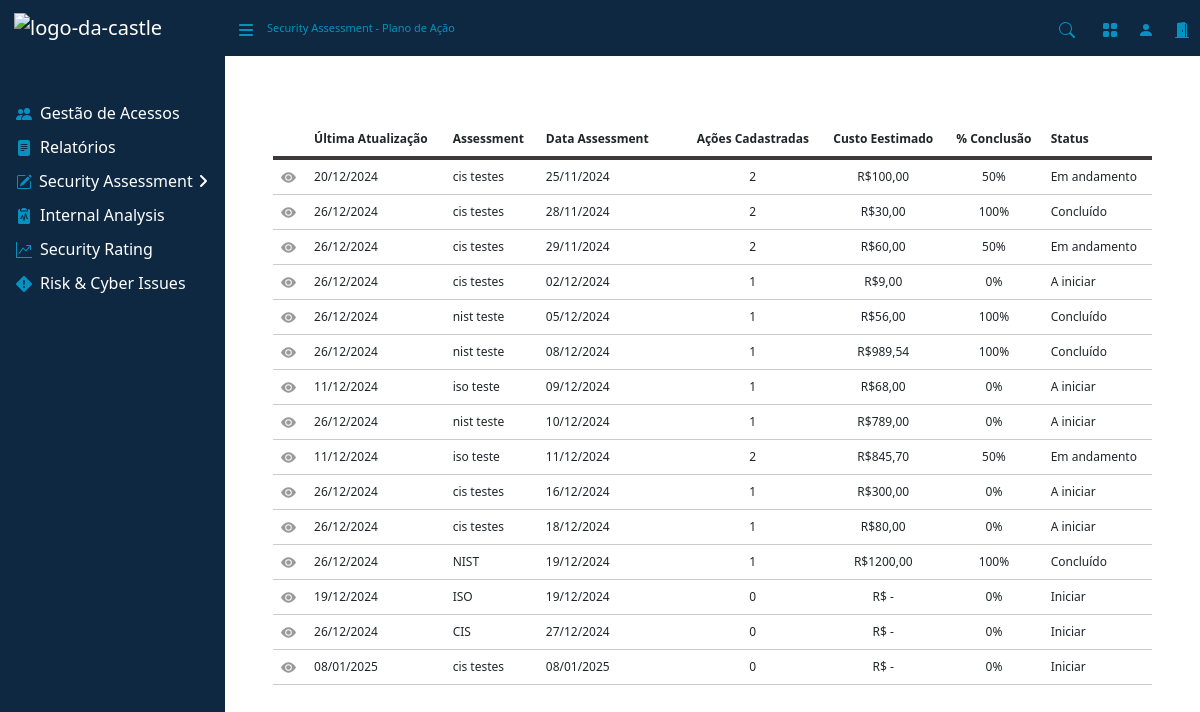
/planodeacao/, run on an earlier commit of the app's database.
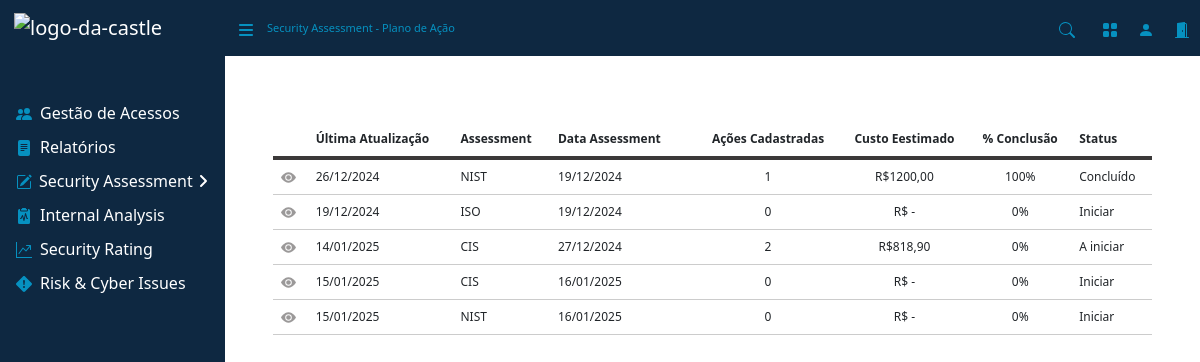
And on a later commit of the database.
### assessment/models.py (models this page shows, shortened)
class PlanoAcaoModel(models.Model):
    CONCLUIDO = 'Concluído'
    ANDAMENTO = 'Andamento'
    INICIAR = 'Iniciar'
    CRITERIO_CHOICES = [
        (CONCLUIDO, 'Concluído'),
        (ANDAMENTO, 'Andamento'),
        (INICIAR, 'Iniciar'),
    ]
    assessment = models.ForeignKey(AssessmentModel, on_delete=models.CASCADE, related_name='plano_acao_model')
    data_upload = models.DateField(auto_now_add=True)
    nome = models.CharField(max_length=255)
    data_assess = models.DateField()
    acoes_cad = models.IntegerField()
    custo_estimado = models.FloatField()
    conclusao = models.FloatField()
    status = models.CharField(max_length=20, choices=CRITERIO_CHOICES)

### assessment/views/plano_acao.py (the view)
# urls.py: path('planodeacao/', views.PlanodeAcao.as_view(), name='planodeacao'),
class PlanodeAcao(View):
    template_name = 'paginas/plano_acao.html'
    def get(self, request):
        acoes = PlanoAcaoModel.objects.all()
        return render(request, self.template_name, { 'acoes': acoes })

### assessment/templates/paginas/plano_acao.html (shortened to what this page needs)
{% extends 'base.html' %}
{% load static %}
{% block nav %}
    <div class="d-none d-md-inline-block sb-sidenav-menu-heading font-small" style="color: #0691c0;">
        Security Assessment - Plano de Ação
    </div>
{% endblock %}
{% block content %}
<main>
    <div class="table-responsive font-middle px-5">
        <table class="table">
            <thead>
                <tr>
                    <th scope="col"></th>
                    <th scope="col">Última Atualização</th>
                    <th scope="col" class="col-lg">Assessment</th>
                    <th scope="col" class="col-2">Data Assessment</th>
                    <th scope="col" style="text-align: center;">Ações Cadastradas</th>
                    <th scope="col" style="text-align: center;">Custo Eestimado</th>
                    <th scope="col" style="text-align: center;">% Conclusão</th>
                    <th scope="col">Status</th>
                </tr>
            </thead>
            <tbody>
                {% for acao in acoes %}
                <tr>
                    <td>
                        <div class="icon-container" style="display: flex; gap: 10px;">
                            <a href="{% url 'redirecionar_planodeacao' acao.id %}">
                                <span>
                                    <svg width="16" height="16" fill="currentColor" class="bi-gear-fill" viewBox="0 0 16 16">
                                        <path d="M10.5 8a2.5 2.5 0 1 1-5 0 2.5 2.5 0 0 1 5 0"/>
                                        <path d="M0 8s3-5.5 8-5.5S16 8 16 8s-3 5.5-8 5.5S0 8 0 8m8 3.5a3.5 3.5 0 1 0 0-7 3.5 3.5 0 0 0 0 7"/>
                                    </svg>
                                </span>
                            </a>
                        </div>
                    </td>
                    <td>{{ acao.data_upload|date:"d/m/Y" }}</td>
                    <td>{{ acao.nome }}</td>
                    <td>{{ acao.data_assess|date:"d/m/Y" }}</td>
                    <td style="text-align: center;">{{ acao.acoes_cad }}</td>
                    <td style="text-align: center;">
                        {% if acao.custo_estimado > 0 %}
                            R${{ acao.custo_estimado|floatformat:2 }}
                        {% else %}
                            R$ -
                        {% endif %}
                    </td>
                    <td style="text-align: center;">{{ acao.conclusao|floatformat:0 }}%</td>
                    <td>{{ acao.status }}</td>
                {% empty %}
                <tr>
                    <td colspan="9">Nenhuma avaliação registradas.</td>
                </tr>
                {% endfor %}
            </tbody>
        </table>
    </div>
</main>
{% endblock %}

### assessment/templates/base.html (shortened to what this page needs)
{% load static %}
<!DOCTYPE html>
<html lang="pt-br">
    <head>
        <link href="{% static 'assets/css/myStyles.css' %}" rel="stylesheet" />
        <link href="{% static 'assets/css/base.css' %}" rel="stylesheet" />
        <link href="{% static 'assets/css/forms.css' %}" rel="stylesheet" />
    </head>
    <body>
        <nav class="sb-topnav navbar navbar-expand navbar-dark" style="background-color: #0e2841;">
            <a class="navbar-brand ps-3" href="{% url 'index' %}"><img src="{% static 'assets/img/logo-da-castle.png' %}" alt="logo-da-castle" class="navbar-brand ps-5" style="margin-left: -50px;"></a>
            <button class="btn btn-link order-1 order-lg-0 me-4 me-lg-0" id="sidebarToggle" href="#">
            </button>
            {% block nav %}
            {% endblock %}
            <form class="d-md-inline-block form-inline ms-auto me-0 me-md-3 my-2 my-md-0">
                <div>
                    <button type="button" style="background: none; border: none; cursor: pointer;" onclick="toggleInput()">
                        <svg width="16" height="16" fill="#0691c0" class="bi bi-search" viewBox="0 0 16 16">
                            <path d="M11.742 10.344a6.5 6.5 0 1 0-1.397 1.398h-.001q.044.06.098.115l3.85 3.85a1 1 0 0 0 1.415-1.414l-3.85-3.85a1 1 0 0 0-.115-.1zM12 6.5a5.5 5.5 0 1 1-11 0 5.5 5.5 0 0 1 11 0"/>
                        </svg>
                    </button>
                </div>
            </form>
            <div style="position: relative; display: inline-block; padding-left: 20px; margin-left: -25px;">
                <button id="toggleButton" style="background: none; border: none; padding: 10px; cursor: pointer;">
                </button>
            </div>
             <div>
                <button style="background: none; border: none; padding: 10px; cursor: pointer;">
                    <svg width="16" height="16" fill="#0691c0" class="bi bi-person-fill" viewBox="0 0 16 16">
                        <path d="M3 14s-1 0-1-1 1-4 6-4 6 3 6 4-1 1-1 1zm5-6a3 3 0 1 0 0-6 3 3 0 0 0 0 6"/>
                    </svg>
                </button>
             </div>
            <div>
                <button style="background: none; border: none; padding: 10px; cursor: pointer;">
                </button>
            </div>
        </nav>
        <div id="layoutSidenav">
            <div id="layoutSidenav_nav">
                <nav class="sb-sidenav accordion sb-sidenav-dark" style="background-color: #0e2841;" id="sidenavAccordion">
                    <div class="sb-sidenav-menu">
                        <div class="nav">
                            <div class="sb-sidenav-menu-heading"></div>
                            <a class="nav-link" href="#" style="padding-top: 5px; padding-bottom: 5px; color: white;">
                                <div class="sb-nav-link-icon">
                                    <svg width="16" height="16" fill="#0691c0" class="bi bi-people-fill" viewBox="0 0 16 16">
                                        <path d="M7 14s-1 0-1-1 1-4 5-4 5 3 5 4-1 1-1 1zm4-6a3 3 0 1 0 0-6 3 3 0 0 0 0 6m-5.784 6A2.24 2.24 0 0 1 5 13c0-1.355.68-2.75 1.936-3.72A6.3 6.3 0 0 0 5 9c-4 0-5 3-5 4s1 1 1 1zM4.5 8a2.5 2.5 0 1 0 0-5 2.5 2.5 0 0 0 0 5"/>
                                    </svg>
                                </div>
                                Gestão de Acessos
                            </a>
                            <a class="nav-link collapsed" href="#" data-bs-toggle="collapse" data-bs-target="#collapseLayouts" aria-expanded="false" aria-controls="collapseLayouts" style="padding-top: 5px; padding-bottom: 5px; color: white;">
                                <div class="sb-nav-link-icon">
                                </div>
                                Relatórios
                            </a>
                            <div class="nav-link collapsed d-flex justify-content-between align-items-center" style="color: white; padding-top: 5px; padding-bottom: 5px;">
                                <div class="d-flex align-items-center">
                                    <div class="sb-nav-link-icon">
                                    </div>
                                    <a href="{% url 'security' %}" style="color: white; text-decoration: none; margin-left: -1px;">
                                        Security Assessment
                                    </a>
                                </div>
                                <a href="#collapseLayouts" data-bs-toggle="collapse" aria-expanded="false" aria-controls="collapseLayouts" style="color: white;" onclick="toggleArrow(event)">
                                    <div class="sb-sidenav-collapse-arrow">
                                        <svg id="caretIcon" width="16" height="16" fill="#FFFFFF" class="bi bi-caret-right-fill" viewBox="0 0 448 512">
                                            <path d="M201.4 374.6c12.5 12.5 32.8 12.5 45.3 0l160-160c12.5-12.5 12.5-32.8 0-45.3s-32.8-12.5-45.3 0L224 306.7 86.6 169.4c-12.5-12.5-32.8-12.5-45.3 0s-12.5 32.8 0 45.3l160 160z"/>
                                        </svg>
                                    </div>
                                </a>
                            </div>
                            <a class="nav-link" href="#" style="padding-top: 5px; padding-bottom: 5px; color: white;">
                                <div class="sb-nav-link-icon">
                                </div>
                                Internal Analysis
                            </a>
                            <a class="nav-link" href="#" style="padding-top: 5px; padding-bottom: 5px; color: white;">
                                <div class="sb-nav-link-icon">
                                </div>
                                Security Rating
                            </a>
                            <a class="nav-link" href="#" style="padding-top: 5px; padding-bottom: 5px; color: white;">
                                <div class="sb-nav-link-icon">
                                </div>
                                Risk & Cyber Issues
                            </a>
                        </div>
                    </div>
                </nav>
            </div>
            <div id="layoutSidenav_content">
                {% block content %}
                {% endblock %}
            </div>
        </div>
    </body>
</html>

### static/assets/css/myStyles.css (style rules this page uses)
.font-middle { font-size: 12px; }
table thead tr { text-align: left; border-bottom: 4px solid #3b3939; }
table tbody tr { border-bottom: 1px solid #ccc; }
table td, table th { border: none; }
#caretIcon { transition: transform 0.3s ease; }
svg.bi-gear-fill { width: 15px; height: 15px; fill: #787575bd; cursor: pointer; }

### static/assets/css/forms.css (style rules this page uses)
.font-small { font-size: 11px; }
svg.bi-gear-fill { width: 15px; height: 15px; fill: #787575bd; cursor: pointer; }
th { white-space: nowrap; text-align: left; padding: 5px; }

What changed in the data, as far as the page shows it:
removed PlanoAcaoModel: data_upload "20/12/2024", nome "cis testes", data_assess "25/11/2024", acoes_cad "2", custo_estimado "100,00", conclusao "50", status "Em andamento"
removed PlanoAcaoModel: data_upload "26/12/2024", nome "cis testes", data_assess "28/11/2024", acoes_cad "2", custo_estimado "30,00", conclusao "100", status "Concluído"
removed PlanoAcaoModel: data_upload "26/12/2024", nome "cis testes", data_assess "29/11/2024", acoes_cad "2", custo_estimado "60,00", conclusao "50", status "Em andamento"
removed PlanoAcaoModel: data_upload "26/12/2024", nome "cis testes", data_assess "02/12/2024", acoes_cad "1", custo_estimado "9,00", conclusao "0", status "A iniciar"
removed PlanoAcaoModel: data_upload "26/12/2024", nome "nist teste", data_assess "05/12/2024", acoes_cad "1", custo_estimado "56,00", conclusao "100", status "Concluído"
removed PlanoAcaoModel: data_upload "26/12/2024", nome "nist teste", data_assess "08/12/2024", acoes_cad "1", custo_estimado "989,54", conclusao "100", status "Concluído"
removed PlanoAcaoModel: data_upload "11/12/2024", nome "iso teste", data_assess "09/12/2024", acoes_cad "1", custo_estimado "68,00", conclusao "0", status "A iniciar"
removed PlanoAcaoModel: data_upload "26/12/2024", nome "nist teste", data_assess "10/12/2024", acoes_cad "1", custo_estimado "789,00", conclusao "0", status "A iniciar"
removed PlanoAcaoModel: data_upload "11/12/2024", nome "iso teste", data_assess "11/12/2024", acoes_cad "2", custo_estimado "845,70", conclusao "50", status "Em andamento"
removed PlanoAcaoModel: data_upload "26/12/2024", nome "cis testes", data_assess "16/12/2024", acoes_cad "1", custo_estimado "300,00", conclusao "0", status "A iniciar"
removed PlanoAcaoModel: data_upload "26/12/2024", nome "cis testes", data_assess "18/12/2024", acoes_cad "1", custo_estimado "80,00", conclusao "0", status "A iniciar"
removed PlanoAcaoModel: data_upload "08/01/2025", nome "cis testes", data_assess "08/01/2025", acoes_cad "0", custo_estimado "R$ -", conclusao "0", status "Iniciar"
changed PlanoAcaoModel: data_upload "26/12/2024" → "14/01/2025"; acoes_cad "0" → "2"; custo_estimado (not shown) → "818,90"; status "Iniciar" → "A iniciar"; custo_estimado "R$ -" → "R$"
added PlanoAcaoModel: data_upload "15/01/2025", nome "CIS", data_assess "16/01/2025", acoes_cad "0", custo_estimado "R$ -", conclusao "0", status "Iniciar"
added PlanoAcaoModel: data_upload "15/01/2025", nome "NIST", data_assess "16/01/2025", acoes_cad "0", custo_estimado "R$ -", conclusao "0", status "Iniciar"
